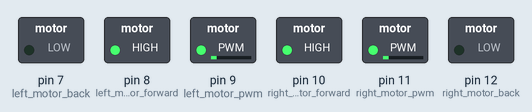
The sketch below on a simulated Arduino Uno, built with avr-gcc and run on an emulated ATmega328P. Parts: switched loads named in the sketch (green lamp = pin HIGH).

Above: at 0.1 s.
Timing chart, 0 to 1.6 s (numbered marks = the images above):
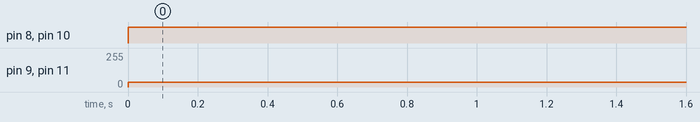

Measured:
- by itself, pin 8 (left_motor_forward), pin 10 (right_motor_forward): LOW → HIGH at 0.00 s
- by itself, pin 9 (left_motor_pwm), pin 11 (right_motor_pwm): 0/255 → 36/255 at 0.00 s

The sketch:

double_pid_with_ters_antiSap_tma.ino
```cpp
//EE494 Capstone Project Arduino code
//All rights are reserved
// DUAYENLER Ltd. Şti

#include <SerialCommand.h>
SerialCommand scmd;
#define NOP __asm__ __volatile__ ("nop\n\t")
#define left_motor_back  7// 4
#define left_motor_forward 8 // 2
#define right_motor_forward 10 // 6
#define right_motor_back 12 // 7
#define left_motor_pwm 9 // 3
#define right_motor_pwm 11 // 5


// Variable Declerations
unsigned long deltaT = 1000; // time between samples (usecs) 1000->50000
const int pastSize = 3; // used for integrating
double duration = 0; // The duration between two loops
double t = 0;
double p_time = 0; // A variable to hold past time
// ********************
float pastError[pastSize]; //Holds the past errors
float sum; //Holds the summation of the errors
// ********************
float maxSum = 0; // Optional integral term
float delta; //Calculates the derivative of the error
// ********************
int dacMax = 255; // Arduino dac is eight bits.
int adcMax = 1024; //Arduino uses a 10 bit dac, 10th power of 2 = 1024
int adcCenter = 512; // 1024/2
// ********************
int pwm_offset = 0; // Direct motor command from host.
int pwm_delta = 0;  // Direct+motorCmd;
int left_motor_offset = 0; // PWM offset for Left Motor
int motorCmd = 0; // Base motor command to motors
int halfmotorCmd = 0; // half of the motorCmd
int reference = 0; // Desired value (speed or angle) from host.
// ********************
float Kp = 0; // Feedback gains (proportional)
float Kd = 0; // Feedback gains (delta)
float Ki = 0; // Feedback gains (sum)
// ********************
float Kp_cw = 0; // Feedback gains (proportional)
float Kd_cw = 0; // Feedback gains (delta)
float Ki_cw = 0; // Feedback gains (sum)
// ********************
float Kp_ccw = 0; // Feedback gains (proportional)
float Kd_ccw = 0; // Feedback gains (delta)
float Ki_ccw = 0; // Feedback gains (sum)
// ********************
char *arg;
int next_dist_pix = 0;
int curr_dist_pix = 0;
float next_dist_mm = 0;
float curr_dist_mm = 0;
float next_error = 0;
float curr_error = 0;
float error = 0;
float beta = 0;
float Ts = 0;
// ****************
int stop_state = 0;
const int yonSize = 5;
float pastyon[yonSize]; // Holds Past Yons
float yonSum=0;
float yonAvg=0;
float yon = 0;
int yonFin=0;
int equal_pid=0;
int Kmin_ccw=0;
int Kmin_cw=0;
// ********************

void setup() {
  // Pin initialization
  pinMode(left_motor_back, OUTPUT);
  pinMode(left_motor_forward, OUTPUT);
  pinMode(right_motor_forward, OUTPUT);
  pinMode(right_motor_back, OUTPUT);
  pinMode(left_motor_pwm, OUTPUT);
  pinMode(right_motor_pwm, OUTPUT);
  Serial.begin(9600);
  digitalWrite(left_motor_back, LOW);
  digitalWrite(left_motor_forward, LOW);
  digitalWrite(right_motor_back, LOW);
  digitalWrite(right_motor_forward, LOW);

  scmd.addCommand("R", getnextdistPos); // next_dist_pix (y2) is positive, thus next_error is negative , turn right
  scmd.addCommand("L", getnextdistNeg); // next_dist_pix (y2) is negative, thus next_error is positive , turn left
  scmd.addCommand("P", getcurrdistPos); // curr_dist_pix (y1) is positive, thus curr_error is negative , turn right
  scmd.addCommand("N", getcurrdistNeg); // curr_dist_pix (y1) is negative, thus curr_error is positive , turn left
  scmd.addCommand("B", getbeta);        // beta is the error angle from global frame and lane angle from car frame
  scmd.addCommand("S", getstop);        // Gets stop signal from Handshake protocol
  scmd.addDefaultHandler(defaultt);
}
void getnextdistPos() {
  char *arg;
  arg = scmd.next();
  if (arg != NULL) {
    next_dist_pix = atoi(arg);
    stop_state = 0;
  }
}

void getnextdistNeg() {
  char *arg;
  arg = scmd.next();
  if (arg != NULL) {
    next_dist_pix = atoi(arg);
    next_dist_pix = - next_dist_pix;
    stop_state = 0;
  }
}

void getcurrdistPos() {
  char *arg;
  arg = scmd.next();
  if (arg != NULL) {
    curr_dist_pix = atoi(arg);
    stop_state = 0;
  }
}

void getcurrdistNeg() {
  char *arg;
  arg = scmd.next();
  if (arg != NULL) {
    curr_dist_pix = atoi(arg);
    curr_dist_pix = - curr_dist_pix;
    stop_state = 0;
  }
}


void getbeta() {
  char *arg;
  arg = scmd.next();
  if (arg != NULL) {
    beta = atoi(arg);
    if (beta > 180) {
      beta = 360 - beta;
      beta = abs(beta);
      yon = 0;
    }
    else {
      beta = abs(beta);
      yon = 1;
    }
    stop_state = 0;
  }
}


void getstop() {
  char *arg;
  arg = scmd.next();
  if (arg != NULL) {
    stop_state = 1;
  }
}


void defaultt() {
  NOP;
}

// Equal PID :: NO
// Regulator Voltage at the time of Tuning :: 10.44 V
// Lipo Cell Voltages at the time of Tuning :: 3.95 Vs
// Is Camera at right position :: YES
// Is Sampling time still accaptable :: 55-85?
// Whose path is it :: OURS


void loop()
{ // Stop State
  if (stop_state == 1) {
    analogWrite(right_motor_pwm, 0 );
    analogWrite(left_motor_pwm, 0 ) ;
    scmd.readSerial();
  }
  else {  // Run State
    equal_pid=1;
    scmd.readSerial();
    // ********************
    t = millis();
    duration = t - p_time;
    p_time = t;
    // ********************
    Kp = 0.205; // Feedback gains (proportional) , ilk çalışan=0.15,16 , hizli=19, gün sonu=18 , uzunvid=19
    Kd = 0.07 ; // Feedback gains (delta) , ilk çalışan=0.11 , hizli=0.12 , gün sonu=13 , uzunvid=158
    Ki = 0.25 ; // Feedback gains (sum) , ilk çalışan=0.06 , hizli=0.075 ,gün sonu=06 , uzunvid= 058
    // ********************
    maxSum = 5; // Optional integral term,
    // pwm_offset = 28;//-0.7*angle;
    // ********************
    // ********************
    // Update pastError
    for (int i = pastSize - 1; i > 0; i--) {
      pastError[i] = pastError[i - 1];
    }
    // Update pastYon
    for (int i = yonSize - 1; i > 0; i--) {
      pastyon[i] = pastyon[i - 1];
    }
    // Calculate the error and delta
    pastyon[0]=yon;
    next_dist_mm = next_dist_pix / 1.65;
    curr_dist_mm = curr_dist_pix / 1.65;
    next_error = reference - next_dist_mm;
    curr_error = reference - curr_dist_mm;
    error = curr_error;
    pastError[0] = error;
    // Ts= pastSize * duration * 1e-3;
    Ts = 54e-3;
    // ********************
    delta = (pastError[0] - pastError[1]) / Ts ;
    sum = min(max(sum + (pastError[0] + pastError[1] + pastError[2]) / 3 * Ts, -1 * maxSum), maxSum);
    // ********************
    yonSum=0;
    for (int k = 0; k < (yonSize-1) ; k++)
    {
      yonSum = yonSum + pastyon[k];
      }
    yonAvg=yonSum/yonSize;
    if (yonAvg < 0.5){
      yonFin=0;
    }
    else {
      yonFin=1;
    }
    // ********************
    if (beta > 22.5 || (abs(error) > 70)){
        Kmin_cw=36;
        Kmin_ccw=32;
    }
    else{
        Kmin_cw=37;
        Kmin_ccw=34;
    }
    // *******************
    if (yonFin == 1 ){  // CCW Movement on the path
      // ********************
      Kp_cw = 0.178; // Feedback gains (proportional) , ilk çalışan=0.15,16 , hizli=19, gün sonu=18 , uzunvid=19
      Kd_cw = 0.19 ; // Feedback gains (delta) , ilk çalışan=0.11 , hizli=0.12 , gün sonu=13 , uzunvid=158
      Ki_cw = 0.4 ; // Feedback gains (sum) , ilk çalışan=0.06 , hizli=0.075 ,gün sonu=06 , uzunvid= 058
      // ********************
      left_motor_offset = 0;
      if (equal_pid == 1){  // Equal PID Mode for Both Direction
        motorCmd = int(Kp * error + Kd * delta + Ki * sum);
      }
      else {  // Different PID Mode for Both Direction
        motorCmd = int(Kp_cw * error + Kd_cw * delta + Ki_cw * sum);
      }
      motorCmd = abs(motorCmd);
      motorCmd =  min(motorCmd,25);
      halfmotorCmd = motorCmd / 2;
      // ********************
      // pwm_offset = max ( 30 - 1.375 * beta , Kmin_ccw) ; // 29,25 , hizli=36,0.7,25,26 gün sonu=34,.7,26, uzunvid=54,1.875,26
      pwm_offset = max ( 39 - 1.475 * beta , Kmin_cw) ;
      pwm_delta  = min( pwm_offset  + motorCmd, dacMax);
    }
    else{  // CW Movement on the path
      // ********************
      Kp_ccw = 0.295; // Feedback gains (proportional) , ilk çalışan=0.15,16 , hizli=19, gün sonu=18 , uzunvid=19
      Kd_ccw = 0.18 ; // Feedback gains (delta) , ilk çalışan=0.11 , hizli=0.12 , gün sonu=13 , uzunvid=158
      Ki_ccw = 0.4 ; // Feedback gains (sum) , ilk çalışan=0.06 , hizli=0.075 ,gün sonu=06 , uzunvid= 058
      // ********************
      left_motor_offset = 0;
      if (equal_pid == 1){  // Equal PID Mode for Both Direction
        motorCmd = int(Kp * error + Kd * delta + Ki * sum);
      }
      else {  // Different PID Mode for Both Direction
        motorCmd = int(Kp_ccw * error + Kd_ccw * delta + Ki_ccw * sum);
      }
      motorCmd = abs(motorCmd);
      motorCmd =  min(motorCmd,25);
      halfmotorCmd = motorCmd / 2;
      // ********************
      // pwm_offset = max ( 36 - 1.34* beta , Kmin_cw) ; // 29,25 , hizli=36,0.7,25,26 , gün sonu=39,.7,29, uzunvid=60,1.78,30
      pwm_offset=max ( 36 - 1.84* beta , Kmin_ccw) ;;
      pwm_delta  = min( pwm_offset  + motorCmd, dacMax);
    }
    // ********************
    if (error > -(1e-5)) {
      analogWrite(left_motor_pwm, pwm_offset   );
      analogWrite(right_motor_pwm, pwm_delta  )  ; // Right PWM is Pin 10
      initial_start();
     }
    else {
      analogWrite(right_motor_pwm, pwm_offset );
      analogWrite(left_motor_pwm, pwm_delta + left_motor_offset) ; // Left PWM is Pin 5
      initial_start();
    }
    // ********************
    delay(38);
  }

  // ********************
}

void initial_start () {
  digitalWrite(left_motor_back, LOW);
  digitalWrite(left_motor_forward, HIGH);
  digitalWrite(right_motor_forward, HIGH);
  digitalWrite(right_motor_back, LOW);
}
```
